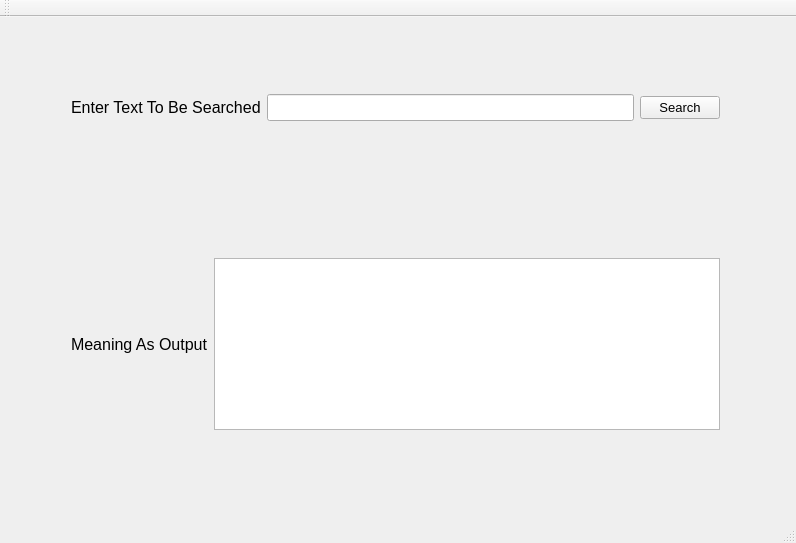
<?xml version="1.0" encoding="UTF-8"?>
<ui version="4.0">
 <class>DictionaryApplication</class>
 <widget class="QMainWindow" name="DictionaryApplication">
  <property name="geometry">
   <rect>
    <x>0</x>
    <y>0</y>
    <width>796</width>
    <height>543</height>
   </rect>
  </property>
  <property name="windowTitle">
   <string>DictionaryApplication</string>
  </property>
  <widget class="QWidget" name="centralWidget">
   <widget class="QWidget" name="layoutWidget">
    <property name="geometry">
     <rect>
      <x>60</x>
      <y>230</y>
      <width>671</width>
      <height>194</height>
     </rect>
    </property>
    <layout class="QHBoxLayout" name="horizontalLayout_2">
     <item>
      <widget class="QLabel" name="label_2">
       <property name="font">
        <font>
         <pointsize>12</pointsize>
        </font>
       </property>
       <property name="text">
        <string>Meaning As Output</string>
       </property>
      </widget>
     </item>
     <item>
      <widget class="QTextBrowser" name="textBrowser_meaning">
       <property name="font">
        <font>
         <pointsize>14</pointsize>
        </font>
       </property>
      </widget>
     </item>
    </layout>
   </widget>
   <widget class="QWidget" name="layoutWidget">
    <property name="geometry">
     <rect>
      <x>60</x>
      <y>60</y>
      <width>671</width>
      <height>61</height>
     </rect>
    </property>
    <layout class="QHBoxLayout" name="horizontalLayout">
     <item>
      <widget class="QLabel" name="label">
       <property name="font">
        <font>
         <pointsize>12</pointsize>
        </font>
       </property>
       <property name="text">
        <string>Enter Text To Be Searched</string>
       </property>
      </widget>
     </item>
     <item>
      <widget class="QLineEdit" name="lineEdit_key">
       <property name="font">
        <font>
         <pointsize>12</pointsize>
        </font>
       </property>
      </widget>
     </item>
     <item>
      <widget class="QPushButton" name="pushButton">
       <property name="font">
        <font>
         <pointsize>10</pointsize>
        </font>
       </property>
       <property name="autoFillBackground">
        <bool>false</bool>
       </property>
       <property name="text">
        <string>Search</string>
       </property>
      </widget>
     </item>
    </layout>
   </widget>
  </widget>
  <widget class="QMenuBar" name="menuBar">
   <property name="geometry">
    <rect>
     <x>0</x>
     <y>0</y>
     <width>796</width>
     <height>26</height>
    </rect>
   </property>
  </widget>
  <widget class="QToolBar" name="mainToolBar">
   <attribute name="toolBarArea">
    <enum>TopToolBarArea</enum>
   </attribute>
   <attribute name="toolBarBreak">
    <bool>false</bool>
   </attribute>
  </widget>
  <widget class="QStatusBar" name="statusBar"/>
 </widget>
 <layoutdefault spacing="6" margin="11"/>
 <resources/>
 <connections/>
</ui>
